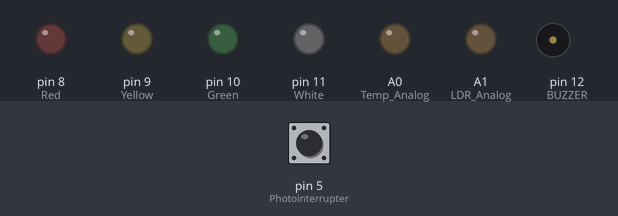
Simulated run of this sketch. Board: Arduino Uno, built with avr-gcc and run on an emulated ATmega328P. Shown: output pins drawn as LEDs (lit = HIGH), buzzer (waves = sounding, pin HIGH). Inputs (shaded band) come from the test bench; at power-on: pin 5 (Photointerrupter) LOW.

Above: at 1.2 s.
1.3 s: pin 5 (Photointerrupter) pulled HIGH for 3.2 s
At 2.1 s:
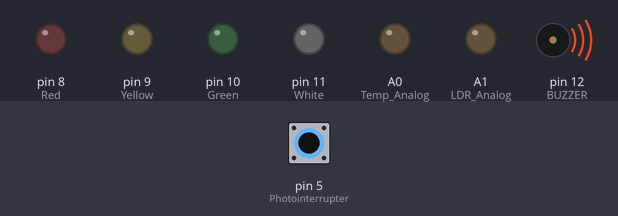
Timing chart, 0 to 5.8 s (numbered marks = the images above; inputs shaded):
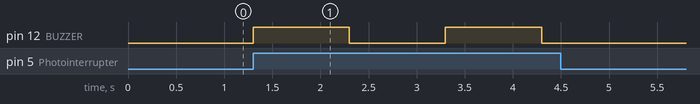

The sketch:

Lab3.ino
```cpp
// the setup function runs once when you press reset or power the board
void setup() {
  // initialize serial communications at 9600 bps:
  Serial.begin(9600);

  // initialize digital pins
  pinMode(9, OUTPUT); // Yellow
  pinMode(8, OUTPUT); // Red
  pinMode(10, OUTPUT); // Green
  pinMode(11, OUTPUT); // White

  pinMode(4, INPUT); // Switch 1
  pinMode(3, INPUT); // Switch 2
  pinMode(2, INPUT); // Switch 3

  pinMode(12, OUTPUT); // BUZZER

  pinMode(A0, OUTPUT); // Temp Analog
  pinMode(A1, OUTPUT); // LDR Analog

  pinMode(5, INPUT); // Photointerrupter

}

void loop(){
  photoInterrupter();


}

void photoInterrupter(){
  if(digitalRead(5) == HIGH){
    digitalWrite(12, HIGH);
    delay(1000);
    digitalWrite(12, LOW);
    delay(1000);
  }
}

void readLDR(){
  int lightVal = analogRead(A1);
  Serial.print("LDR Value: ");
  Serial.println(lightVal);

  if(lightVal < 15){
    digitalWrite(11, HIGH);
  }else {
    digitalWrite(11, LOW);
  }
  delay(1000);
}


void readTemp() {
  int temp = analogRead(A0);
  float voltage = temp * (5.0 / 1023.0);
  float tempInC = (voltage) * 100.0;

  Serial.print("Temperature: ");
  Serial.print(tempInC);
  Serial.println("C");
  delay(1000);

}

void ledControl(){
  digitalWrite(11, HIGH); delay(1000);
  digitalWrite(11, LOW); delay(1000);

  digitalWrite(10, HIGH);

  digitalWrite(9, HIGH);
  delay(5000);
  digitalWrite(9, LOW);

  for(int i=0; i<10; i++){
    digitalWrite(8, HIGH);
    delay(1000);
    digitalWrite(8, LOW);
    delay(1000);
  }
}

void switchControl(){
  if(digitalRead(4) == HIGH){
    digitalWrite(11, HIGH);
    digitalWrite(8, HIGH);
  } else {
    digitalWrite(11, LOW);
    digitalWrite(8, LOW);

  }


  if(digitalRead(3) == HIGH){
    digitalWrite(10, HIGH);
    digitalWrite(9, HIGH);
    delay(300);
    digitalWrite(10, LOW);
    digitalWrite(9, LOW);
    delay(300);

  }

  if(digitalRead(2) == HIGH){
    digitalWrite(12, HIGH);
    delay(1000);
    digitalWrite(12, LOW);
    delay(1000);

  }
}
```

Measured:
- after the input at 1.3 s, pin 12 (BUZZER): alternates HIGH for 1.0 s and LOW for 1.0 s, 4 changes in all, then stays LOW, starting at once
